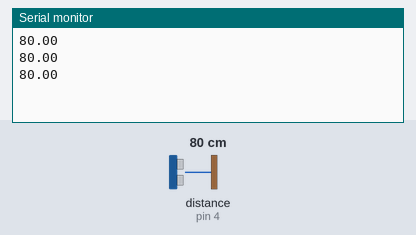
Bench run of a sketch on a simulated Arduino Uno, built with avr-gcc and run on an emulated ATmega328P. Shown: the last lines printed to the serial monitor. Inputs (shaded band) come from the test bench; at power-on: distance to the obstacle (sensor on pin 4) 80 cm. The echo pulse lasts 58.3 µs per cm.

Above: at 1.3 s.
1.4 s: distance to the obstacle (sensor on pin 4) set to 2 cm
At 1.9 s:
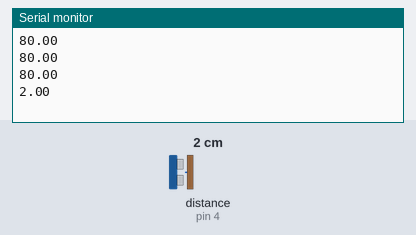
2.9 s: distance to the obstacle (sensor on pin 4) set to 4 cm
At 3.4 s:
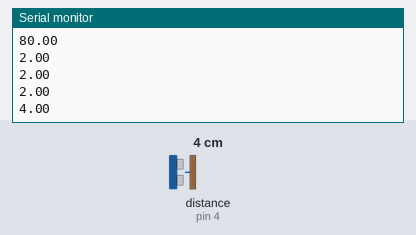
Timing chart, 0 to 5.9 s (numbered marks = the images above; inputs shaded):
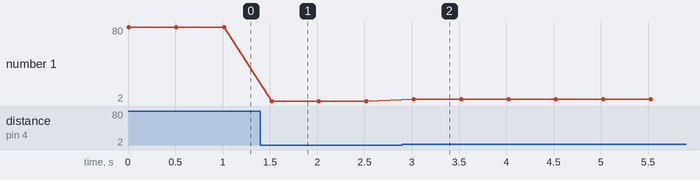

Measured:
- after the input at 1.4 s, the serial monitor: prints a new line after 0.12 s (image 1)
- after the input at 2.9 s, the serial monitor: prints a new line after 0.12 s (image 2)
- plotted number 1: 80 → 2 after the input at 1.4 s, 2 → 4 after the input at 2.9 s

The sketch:

aula28-HCSR04.ino
```cpp
#include <HCSR04.h>


//Inicializa o sensor usando os pinos digitais 5 e 4.
const byte triggerPin = 5;
const byte echoPin = 4;
UltraSonicDistanceSensor distanceSensor(triggerPin, echoPin);

void setup () {
    Serial.begin(9600);
}

void loop () {

    //A cada 500 milisegundos, faz-se uma medida usando o sensor e mostra na tela a distância em centímetros.
    float distance = distanceSensor.measureDistanceCm();
    Serial.println(distance);
    delay(500);
}
```
